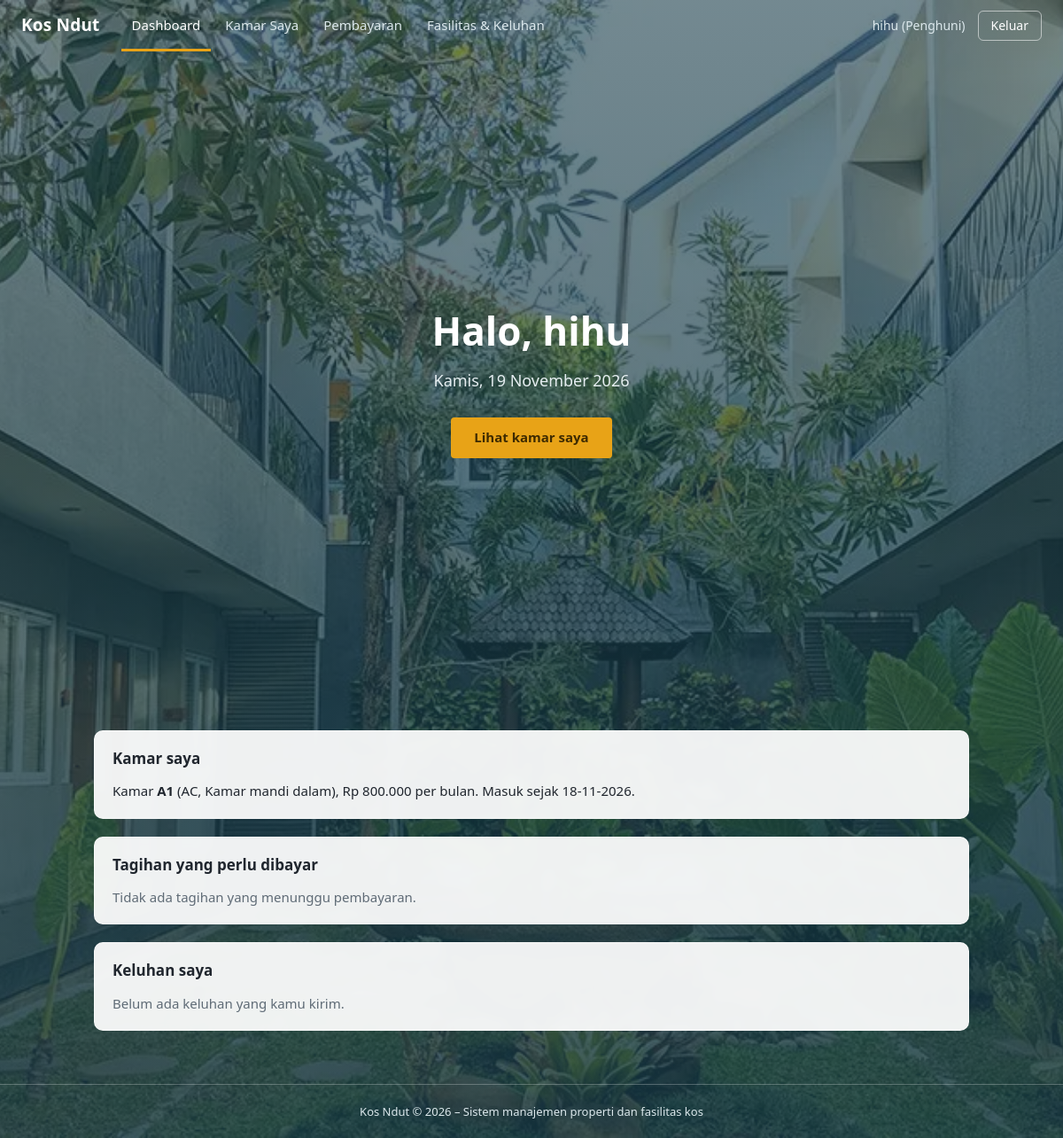
/user/dashboard.php (signed in), run on the app's committed database.
### tables this page shows
CREATE TABLE `rentals` (
  `id` int(11) NOT NULL,
  `tenant_id` int(11) NOT NULL,
  `room_id` int(11) NOT NULL,
  `tanggal_masuk` date NOT NULL,
  `tanggal_keluar` date DEFAULT NULL,
  `status` enum('aktif','selesai') NOT NULL DEFAULT 'aktif'
);

CREATE TABLE `rooms` (
  `id` int(11) NOT NULL,
  `no_kamar` varchar(10) NOT NULL,
  `tipe` varchar(50) NOT NULL,
  `harga` int(11) NOT NULL,
  `ukuran` varchar(50) DEFAULT NULL,
  `deskripsi` text DEFAULT NULL,
  `foto` varchar(500) DEFAULT NULL,
  `status` enum('kosong','terisi','perbaikan') NOT NULL DEFAULT 'kosong'
);

### user/dashboard.php (the view, shortened to what this page needs)
<?php
include "../includes/koneksi.php";
$id_penghuni = isset($_SESSION['id_penghuni']) ? $_SESSION['id_penghuni'] : 0;
$cari_kamar = mysqli_prepare($koneksi, "SELECT rooms.no_kamar, rooms.tipe, rooms.harga, rentals.tanggal_masuk
                                        FROM rentals
                                        JOIN rooms ON rentals.room_id = rooms.id
                                        WHERE rentals.tenant_id = ? AND rentals.status = 'aktif'
                                        LIMIT 1");
mysqli_stmt_bind_param($cari_kamar, "i", $id_penghuni);
mysqli_stmt_execute($cari_kamar);
$data_kamar = mysqli_fetch_assoc(mysqli_stmt_get_result($cari_kamar));
$cari_tagihan = mysqli_prepare($koneksi, "SELECT payments.bulan, payments.jumlah, payments.jatuh_tempo, payments.status, payments.catatan_admin,
                                                (payments.jatuh_tempo < CURDATE() AND payments.status = 'belum_bayar') AS telat
                                        FROM payments
                                        JOIN rentals ON payments.rental_id = rentals.id
                                        WHERE rentals.tenant_id = ? AND payments.status IN ('belum_bayar', 'ditolak')
                                        ORDER BY payments.jatuh_tempo");
mysqli_stmt_bind_param($cari_tagihan, "i", $id_penghuni);
mysqli_stmt_execute($cari_tagihan);
$daftar_tagihan = mysqli_stmt_get_result($cari_tagihan);
$cari_keluhan = mysqli_prepare($koneksi, "SELECT judul, status, created_at
                                        FROM complains
                                        WHERE tenant_id = ?
                                        ORDER BY created_at DESC
                                        LIMIT 5");
mysqli_stmt_bind_param($cari_keluhan, "i", $id_penghuni);
mysqli_stmt_execute($cari_keluhan);
$daftar_keluhan = mysqli_stmt_get_result($cari_keluhan);
$pakai_hero = true;
include "../includes/header.php";
?>
<div class="hero">
    <div class="hero-isi">
        <h1>Halo, <?php echo htmlspecialchars($_SESSION['nama']); ?></h1>
        <p><?php echo $tanggal_hari_ini; ?></p>
        <a href="#kamar-saya" class="hero-tombol">Lihat kamar saya</a>
    </div>
</div>
<a href="kamar.php" class="panel panel-link" id="kamar-saya">
    <h2>Kamar saya</h2>
    <?php if ($data_kamar) { ?>
        <p style="margin:0;">
            Kamar <strong><?php echo htmlspecialchars($data_kamar['no_kamar']); ?></strong>
            (<?php echo htmlspecialchars($data_kamar['tipe']); ?>),
            Rp <?php echo number_format($data_kamar['harga'], 0, ',', '.'); ?> per bulan.
            Masuk sejak <?php echo date("d-m-Y", strtotime($data_kamar['tanggal_masuk'])); ?>.
        </p>
    <?php } else { ?>
        <p class="kosong">Kamarmu belum dicatat oleh admin. Hubungi admin untuk dicatatkan.</p>
    <?php } ?>
</a>
<a href="pembayaran.php" class="panel panel-link">
    <h2>Tagihan yang perlu dibayar</h2>
    <?php if (mysqli_num_rows($daftar_tagihan) == 0) { ?>
        <p class="kosong">Tidak ada tagihan yang menunggu pembayaran.</p>
    <?php } ?>
</a>
<a href="fasilitas.php#riwayat" class="panel panel-link">
    <h2>Keluhan saya</h2>
    <?php if (mysqli_num_rows($daftar_keluhan) == 0) { ?>
        <p class="kosong">Belum ada keluhan yang kamu kirim.</p>
    <?php } ?>
</a>
<?php include "../includes/footer.php"; ?>

### includes/header.php (shortened to what this page needs)
<?php
$nama_hari = array("Minggu", "Senin", "Selasa", "Rabu", "Kamis", "Jumat", "Sabtu");
$nama_bulan = array(1 => "Januari", "Februari", "Maret", "April", "Mei", "Juni",
                    "Juli", "Agustus", "September", "Oktober", "November", "Desember");
$tanggal_hari_ini = $nama_hari[date("w")] . ", " . date("j") . " " . $nama_bulan[date("n")] . " " . date("Y");
$file_sekarang = basename($_SERVER['PHP_SELF']);
if ($_SESSION['peran'] == 'admin') {
    $tulisan_peran = "Admin";
    $daftar_menu = array(
        array("Dashboard", "dashboard.php"),
        array("Kamar", "kamar.php"),
        array("Penghuni", "penghuni.php"),
        array("Pembayaran", "pembayaran.php"),
        array("Fasilitas & Keluhan", "fasilitas.php")
    );
} else {
    $tulisan_peran = "Penghuni";
    $daftar_menu = array(
        array("Dashboard", "dashboard.php"),
        array("Kamar Saya", "kamar.php"),
        array("Pembayaran", "pembayaran.php"),
        array("Fasilitas & Keluhan", "fasilitas.php")
    );
}
?>
<!DOCTYPE html>
<html lang="id">
<head>
        <link rel="stylesheet" href="../assets/css/style.css">
</head>
<body<?php echo !empty($pakai_hero) ? ' class="halaman-hero"' : ''; ?>>
    <header class="bar-atas" id="barAtas">
        <span class="merek">Kos Ndut</span>
        <div class="lipatan" id="lipatan">
            <nav class="menu">
                <?php foreach ($daftar_menu as $menu) { ?>
                    <a href="<?php echo $menu[1]; ?>" class="<?php echo ($file_sekarang == $menu[1]) ? 'aktif' : ''; ?>">
                        <?php echo $menu[0]; ?>
                    </a>
                <?php } ?>
            </nav>
            <div class="bar-kanan">
                <span class="nama-pengguna"><?php echo htmlspecialchars($_SESSION['nama']); ?> (<?php echo $tulisan_peran; ?>)</span>
                <a href="../auth/logout.php" class="tombol-keluar">Keluar</a>
            </div>
        </div>
    </header>
    <main class="isi">

### includes/footer.php (shortened to what this page needs)
    </main>
    <footer class="kaki">
        Kos Ndut &copy; <?php echo date("Y"); ?> &ndash; Sistem manajemen properti dan fasilitas kos
    </footer>
</body>
</html>

### assets/css/style.css (style rules this page uses)
:root { --warna-utama: #1f4e5f; --warna-utama-gelap: #163a47; --warna-aksen: #e8a317; --warna-latar: #eef1ee; --warna-panel: #ffffff; --warna-teks: #20262e; --warna-teks-redup: #5f6b76; --warna-garis: #d3d9d3; --warna-bahaya: #b3261e; --warna-sukses: #1e7a46; --bayangan-angkat: 0 8px 20px rgba(31, 78, 95, 0.16); }
* { box-sizing: border-box; }
body { margin: 0; font-family: "Segoe UI", system-ui, Arial, sans-serif; font-size: 15px; line-height: 1.55; color: var(--warna-teks); background: var(--warna-latar); }
a { color: var(--warna-utama); }
h1 { font-size: 24px; margin: 0 0 4px; }
h2 { font-size: 17px; margin: 0 0 12px; }
.bar-atas { position: sticky; top: 0; z-index: 50; background: var(--warna-utama); color: #fff; padding: 0 24px; min-height: 58px; display: flex; align-items: center; gap: 24px; transition: box-shadow 0.2s; }
.merek { font-size: 19px; font-weight: 700; letter-spacing: 0.2px; }
.lipatan { display: flex; flex: 1; align-items: center; justify-content: space-between; gap: 16px; }
.menu { display: flex; gap: 4px; }
.menu a { color: #dce8ec; text-decoration: none; padding: 17px 12px 14px; border-bottom: 3px solid transparent; transition: color 0.15s, border-color 0.15s; }
.menu a.aktif { color: #fff; border-bottom-color: var(--warna-aksen); }
.bar-kanan { display: flex; align-items: center; gap: 14px; }
.nama-pengguna { font-size: 14px; color: #dce8ec; }
.tombol-keluar { color: #fff; text-decoration: none; font-size: 14px; padding: 5px 14px; border: 1px solid rgba(255, 255, 255, 0.55); border-radius: 6px; transition: background 0.15s; }
.isi { max-width: 1020px; margin: 0 auto; padding: 24px 16px 40px; min-height: calc(100vh - 58px - 62px); }
.kaki { text-align: center; padding: 20px 16px; font-size: 13px; color: var(--warna-teks-redup); border-top: 1px solid var(--warna-garis); }
.panel { background: var(--warna-panel); border: 1px solid var(--warna-garis); border-radius: 10px; padding: 18px 20px; margin-bottom: 20px; }
.kosong { margin: 0; color: var(--warna-teks-redup); }
html { scroll-behavior: smooth; }
body.halaman-hero { overflow-x: hidden; }
body.halaman-hero .bar-atas { position: fixed; left: 0; right: 0; top: 0; background: transparent; transition: background 0.25s, box-shadow 0.2s; }
body.halaman-hero .isi { padding-top: 0; }
.hero { position: relative; width: 100vw; margin-left: calc(50% - 50vw); height: 100vh; min-height: 480px; margin-bottom: 24px; background-color: var(--warna-utama); background-size: cover; background-position: center; display: flex; align-items: center; justify-content: center; text-align: center; padding: 80px 24px 24px; }
.hero::before { content: ""; position: absolute; inset: 0; background: linear-gradient(rgba(22, 58, 71, 0.55), rgba(22, 58, 71, 0.75)); }
.hero-isi { position: relative; z-index: 1; color: #fff; max-width: 640px; }
.hero-isi h1 { font-size: 44px; color: #fff; margin-bottom: 8px; }
.hero-isi p { margin: 0 0 6px; font-size: 18px; color: #e6eef1; }
.hero-tombol { display: inline-block; margin-top: 22px; padding: 11px 26px; background: var(--warna-aksen); color: #3d2a00; font-weight: 700; text-decoration: none; border-radius: 4px; transition: transform 0.15s, box-shadow 0.15s; }
#kamar-saya { scroll-margin-top: 80px; }
body.halaman-hero { background: var(--warna-utama-gelap); }
body.halaman-hero::before { content: ""; position: fixed; inset: 0; z-index: 0; background: linear-gradient(rgba(22, 58, 71, 0.60), rgba(22, 58, 71, 0.82)), url('../gambar/kos_ndut.webp') center / cover no-repeat; }
body.halaman-hero .isi, body.halaman-hero .kaki { position: relative; z-index: 1; }
body.halaman-hero .hero { background: none; }
body.halaman-hero .hero::before { display: none; }
body.halaman-hero .panel { background: rgba(255, 255, 255, 0.93); border-color: rgba(255, 255, 255, 0.4); backdrop-filter: blur(4px); }
body.halaman-hero .kaki { color: #dce8ec; border-top-color: rgba(255, 255, 255, 0.25); }
a.ringkasan-item, a.panel-link { text-decoration: none; color: inherit; }
a.panel-link { display: block; transition: transform 0.18s, box-shadow 0.18s; }

### data on the page
rentals: room.no_kamar "A1", room.tipe "AC, Kamar mandi dalam", room.harga "800.000", tanggal_masuk "18-11-2026"

### other printed values
$menu[0] "Dashboard"
$menu[0] "Kamar Saya"
$menu[0] "Pembayaran"
$menu[0] "Fasilitas & Keluhan"
$_SESSION['nama'] "hihu"
$tulisan_peran "Penghuni"
